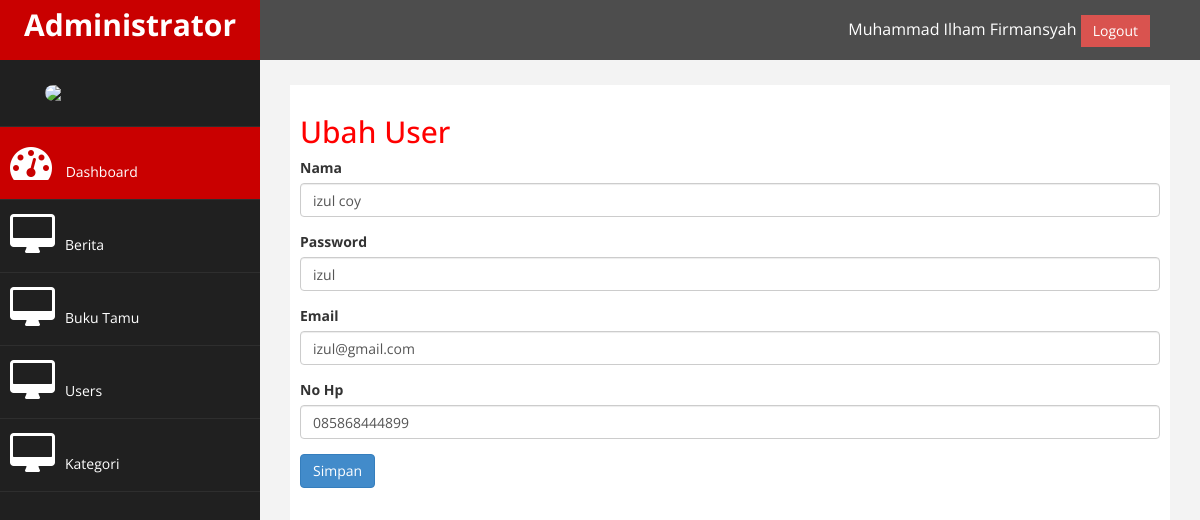
Screenshot of /admin/index.php?halaman=ubahuser&idu=1 (signed in) with the database file from the repository.
### tables this page shows
CREATE TABLE IF NOT EXISTS `users` (
  `id_user` int(11) NOT NULL AUTO_INCREMENT,
  `nama` varchar(225) DEFAULT NULL,
  `password` varchar(225) DEFAULT NULL,
  `email` varchar(225) DEFAULT NULL,
  `nope` varchar(12) DEFAULT NULL,
  `tgl` date NOT NULL,
  PRIMARY KEY (`id_user`)
);

### admin/konek.php (called while the page is built, shortened)
<?php
class user{
	function ambil_user($idu){
		$ambil = mysql_query("SELECT * FROM users WHERE id_user='$idu'");
		return mysql_fetch_assoc($ambil);
	}
}
$user = new user();
 ?>

### admin/ubahuser.php (the view, shortened to what this page needs)
<h2>Ubah User</h2>
<?php
	$detail = $user->ambil_user($_GET['idu']);
 ?>
<form method="POST" enctype="multipart/form-data">
	<div class="form-group">
		<label>Nama</label>
		<input text="text" class="form-control" name="nama" value="<?php echo $detail['nama']; ?>">
	</div>
	<div class="form-group">
		<label>Password</label>
		<input text="password" class="form-control" name="password" value="<?php echo $detail['password']; ?>">
	</div>
	<div class="form-group">
		<label>Email</label>
		<input text="email" class="form-control" name="email" value="<?php echo $detail['email']; ?>">
	</div>
	<div class="form-group">
		<label>No Hp</label>
		<input text="tel" class="form-control" name="nope" value="<?php echo $detail['nope']; ?>">
	</div>
	<button type="submit" class="btn btn-primary" name="save">Simpan</button>
</form>

### admin/assets/css/custom.css (style rules this page uses)
body { font-family: 'Open Sans', sans-serif; }
h2 { color: #f00; }

### rows the page displays
users: nama "izul coy", password "izul", email "izul@gmail.com", nope "085868444899"
